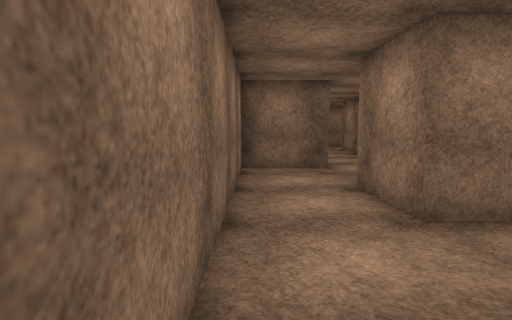
View 1 (above)

23 first-person views from a walk through a scene from a Unity 3-D project. The camera is 1.4 m above the floor, tilts 6° down and sees 80° across. The floor is counted in squares, 1 m on a side. Each view is taken from the middle of a square. On the plan, view 1 faces up. The plan holds only what a view shows up to about 14 squares ahead; the rest is blank. The place goes on beyond the plan. The player character is not drawn. Surface patterns are stand-ins for the level's own textures.

View 2
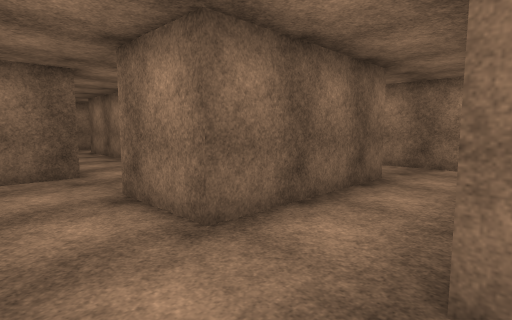

View 3
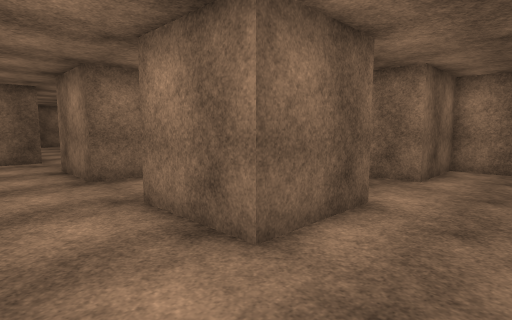

View 4
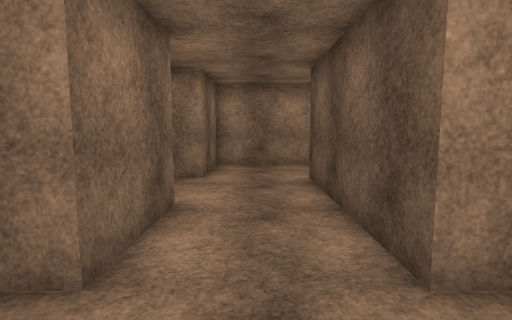

View 5
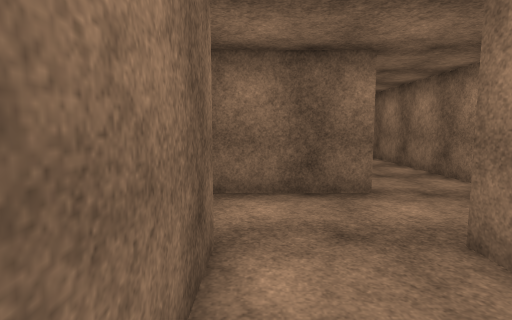

View 6
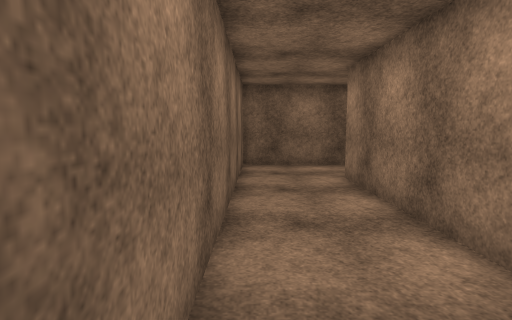

View 7
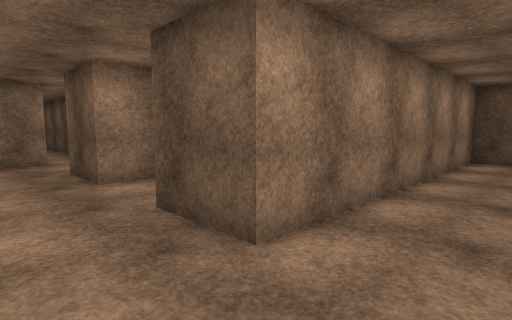

View 8
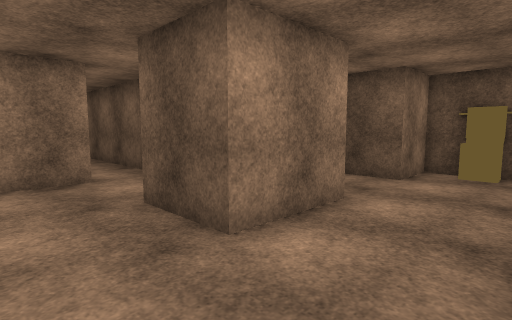

View 9
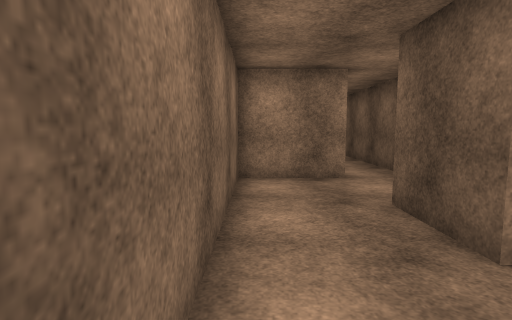

View 10
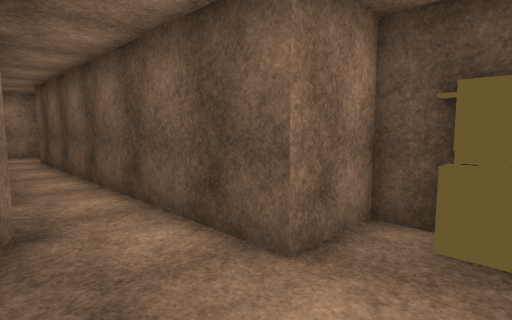

View 11
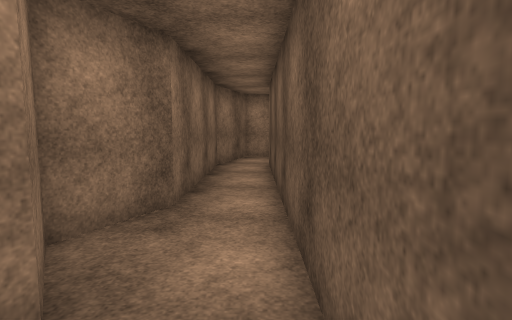

View 12
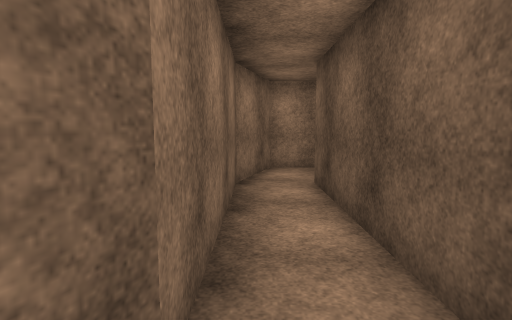

View 13
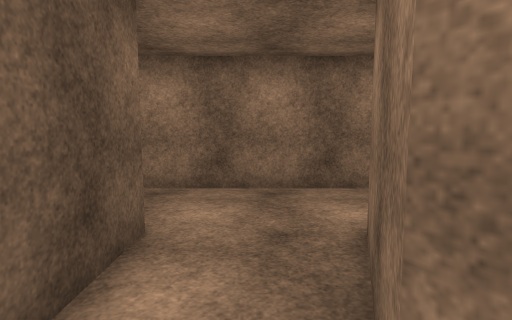

View 14
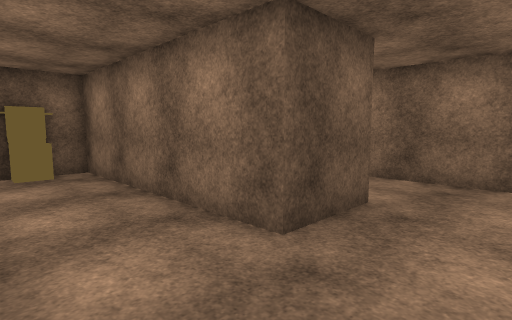

View 15
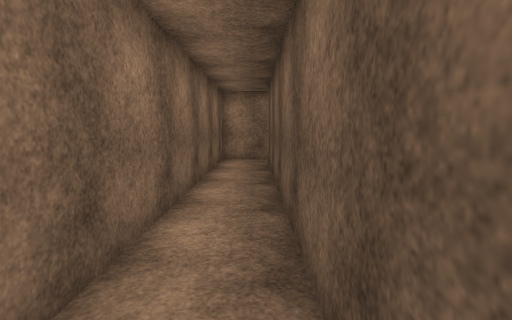

View 16
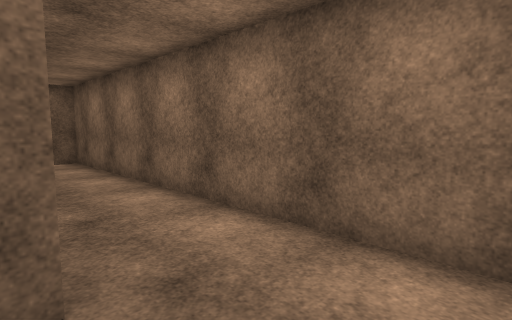

View 17
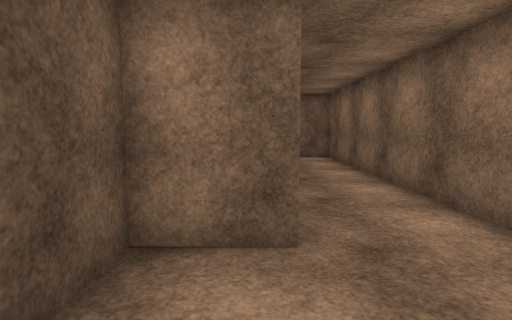

View 18
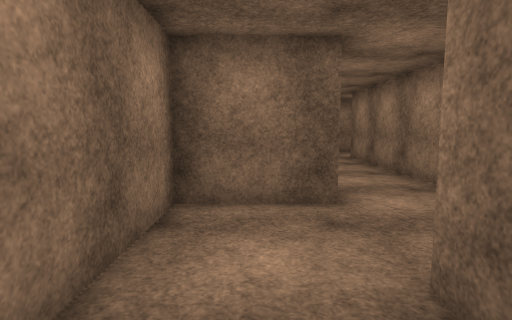

View 19
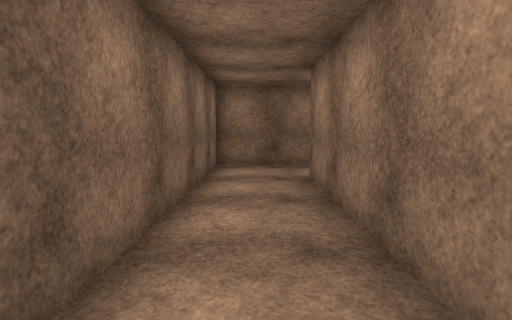

View 20
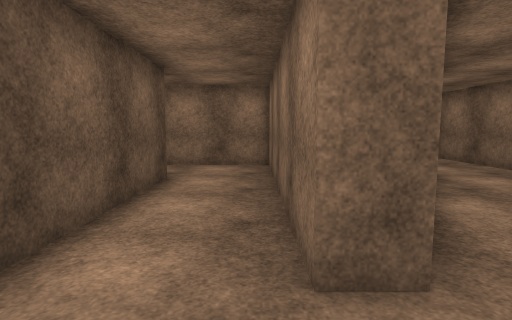

View 21
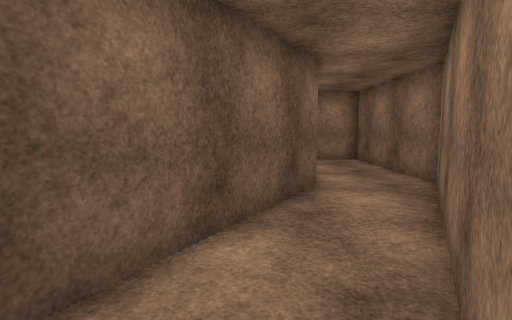

View 22
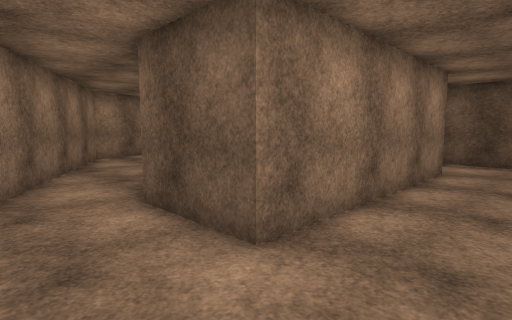

View 23
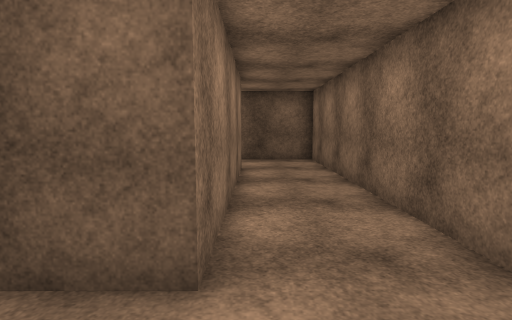

### Floor plan
Points are (right, up) in squares from view 1. A wall is a line through its corners. A room is listed if a view was taken in it or the views show most of it. See-through windows are left out.
Room 1 (views 1, 2, 3, 4, 5, 6, 7, 8, 9, 10, 11, 12, 13, 14, 15, 16, 17, 18, 19, 20, 21)
walls: (5.5, 12.5) (5.5, 19.5) (11.1, 19.5); (8.6, 4.5) (2.5, 4.5) (2.5, 7.5); (16.4, 5.5) (17, 5.5) (17, 7.5) (29.8, 7.5); (2.6, 10.5) (-0.5, 10.5) (-0.5, 0.5); (10.1, 1.5) (11.5, 1.5) (11.5, 13.5) (14, 13.5) (14, 5.5); (5.5, 1.5) (5.5, -1.5) (2.5, -1.5) (2.5, 1.5); (22.5, 13.4) (22.5, 16.5) (8.5, 16.5) (8.5, 5.5); (11.5, 23.6) (11.5, 22.5) (2.5, 22.5) (2.5, 12.6); (13.8, 24.7) (13.5, 25.5) (4.5, 30.5) (3.5, 30.5); (11.5, -5.1) (11.5, -1.5) (8.5, -1.5) (8.5, 1.5); (3.5, 27.5) (4.5, 27.5) (10.1, 24.3); (2.5, -5.2) (2.5, -4.5) (8.5, -4.5); (30.5, 9.2) (29.7, 9.5) (23.5, 9.5) (21.5, 10.5) (20, 9.5) (17, 10.5) (17, 13.5) (19.5, 13.5) (19.5, 11.5) (30.5, 11.5); (30.5, 13.5) (23.6, 13.5)
ways out: opening at (4, 29) to room 2; opening at (30, 7)
objects: other object (15, 5) to (16, 6)
Room 2 (views 22, 23)
walls: (-1.5, 27.1) (-1.5, 16.5) (2.2, 16.5); (1.5, 19.4) (1.5, 27.5) (3.5, 27.5); (3.5, 30.5) (-1.5, 30.5) (-1.5, 28.6)
ways out: opening at (4, 29) to room 1

Positions as (right, up) in squares from view 1, and headings:
1: (0, 0), facing up
2: (0, 1), facing up-right
3: (0, -4), facing up-right
4: (0, -3), facing right
5: (6, -2), facing up
6: (9, 5), facing up
7: (9, 16), facing down-right
8: (14, 16), facing down-right
9: (14, 16), facing right
10: (15, 10), facing down-right
11: (18, 8), facing right
12: (22, 9), facing right
13: (21, 9), facing left
14: (17, 16), facing down-left
15: (22, 12), facing right
16: (22, 13), facing up-left
17: (23, 13), facing left
18: (1, 5), facing up
19: (4, 11), facing up
20: (14, 22), facing left
21: (12, 26), facing left
22: (-1, 30), facing down-right
23: (1, 30), facing down
